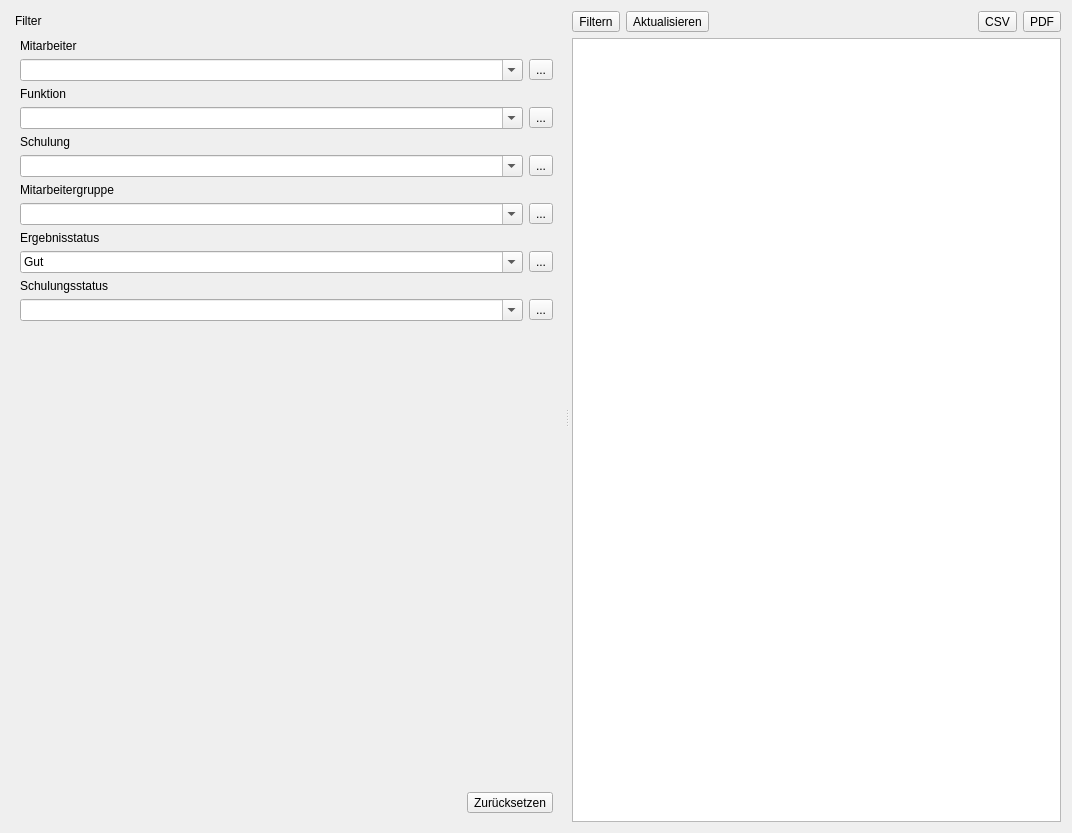
<?xml version="1.0" encoding="UTF-8"?>
<ui version="4.0">
 <class>QMQualiResultWidget</class>
 <widget class="QWidget" name="QMQualiResultWidget">
  <property name="geometry">
   <rect>
    <x>0</x>
    <y>0</y>
    <width>1072</width>
    <height>833</height>
   </rect>
  </property>
  <property name="minimumSize">
   <size>
    <width>0</width>
    <height>0</height>
   </size>
  </property>
  <property name="windowTitle">
   <string>Form</string>
  </property>
  <layout class="QGridLayout" name="gridLayout">
   <item row="0" column="0">
    <widget class="QSplitter" name="splitter">
     <property name="orientation">
      <enum>Qt::Horizontal</enum>
     </property>
     <property name="handleWidth">
      <number>10</number>
     </property>
     <widget class="QDockWidget" name="dwFilter">
      <property name="sizePolicy">
       <sizepolicy hsizetype="Preferred" vsizetype="Preferred">
        <horstretch>0</horstretch>
        <verstretch>0</verstretch>
       </sizepolicy>
      </property>
      <property name="minimumSize">
       <size>
        <width>300</width>
        <height>522</height>
       </size>
      </property>
      <property name="maximumSize">
       <size>
        <width>524287</width>
        <height>524287</height>
       </size>
      </property>
      <property name="floating">
       <bool>false</bool>
      </property>
      <property name="features">
       <set>QDockWidget::NoDockWidgetFeatures</set>
      </property>
      <property name="allowedAreas">
       <set>Qt::AllDockWidgetAreas</set>
      </property>
      <property name="windowTitle">
       <string>Filter</string>
      </property>
      <widget class="QWidget" name="dockWidgetContents">
       <layout class="QGridLayout" name="gridLayout_2">
        <item row="0" column="0">
         <widget class="QLabel" name="label">
          <property name="text">
           <string>Mitarbeiter</string>
          </property>
         </widget>
        </item>
        <item row="1" column="0">
         <layout class="QHBoxLayout" name="horizontalLayout_9">
          <item>
           <widget class="QComboBox" name="cbFilterEmployee">
            <property name="sizePolicy">
             <sizepolicy hsizetype="Preferred" vsizetype="Preferred">
              <horstretch>0</horstretch>
              <verstretch>0</verstretch>
             </sizepolicy>
            </property>
            <property name="editable">
             <bool>true</bool>
            </property>
            <property name="insertPolicy">
             <enum>QComboBox::NoInsert</enum>
            </property>
           </widget>
          </item>
          <item>
           <widget class="QToolButton" name="tbResetEmployee">
            <property name="toolTip">
             <string>Zurücksetzen</string>
            </property>
            <property name="text">
             <string>...</string>
            </property>
            <property name="icon">
             <iconset resource="../icons.qrc">
              <normaloff>:/icons/icons/edit-reset.svg</normaloff>:/icons/icons/edit-reset.svg</iconset>
            </property>
            <property name="iconSize">
             <size>
              <width>22</width>
              <height>22</height>
             </size>
            </property>
           </widget>
          </item>
         </layout>
        </item>
        <item row="2" column="0">
         <widget class="QLabel" name="label_2">
          <property name="text">
           <string>Funktion</string>
          </property>
         </widget>
        </item>
        <item row="3" column="0">
         <layout class="QHBoxLayout" name="horizontalLayout_8">
          <item>
           <widget class="QComboBox" name="cbFilterFunc">
            <property name="sizePolicy">
             <sizepolicy hsizetype="Preferred" vsizetype="Preferred">
              <horstretch>0</horstretch>
              <verstretch>0</verstretch>
             </sizepolicy>
            </property>
            <property name="editable">
             <bool>true</bool>
            </property>
            <property name="insertPolicy">
             <enum>QComboBox::NoInsert</enum>
            </property>
           </widget>
          </item>
          <item>
           <widget class="QToolButton" name="tbResetFunc">
            <property name="toolTip">
             <string>Zurücksetzen</string>
            </property>
            <property name="text">
             <string>...</string>
            </property>
            <property name="icon">
             <iconset resource="../icons.qrc">
              <normaloff>:/icons/icons/edit-reset.svg</normaloff>:/icons/icons/edit-reset.svg</iconset>
            </property>
            <property name="iconSize">
             <size>
              <width>22</width>
              <height>22</height>
             </size>
            </property>
           </widget>
          </item>
         </layout>
        </item>
        <item row="4" column="0">
         <widget class="QLabel" name="label_3">
          <property name="text">
           <string>Schulung</string>
          </property>
         </widget>
        </item>
        <item row="5" column="0">
         <layout class="QHBoxLayout" name="horizontalLayout_7">
          <item>
           <widget class="QComboBox" name="cbFilterTrain">
            <property name="sizePolicy">
             <sizepolicy hsizetype="Preferred" vsizetype="Preferred">
              <horstretch>0</horstretch>
              <verstretch>0</verstretch>
             </sizepolicy>
            </property>
            <property name="editable">
             <bool>true</bool>
            </property>
            <property name="insertPolicy">
             <enum>QComboBox::NoInsert</enum>
            </property>
           </widget>
          </item>
          <item>
           <widget class="QToolButton" name="tbResetTrain">
            <property name="toolTip">
             <string>Zurücksetzen</string>
            </property>
            <property name="text">
             <string>...</string>
            </property>
            <property name="icon">
             <iconset resource="../icons.qrc">
              <normaloff>:/icons/icons/edit-reset.svg</normaloff>:/icons/icons/edit-reset.svg</iconset>
            </property>
            <property name="iconSize">
             <size>
              <width>22</width>
              <height>22</height>
             </size>
            </property>
           </widget>
          </item>
         </layout>
        </item>
        <item row="6" column="0">
         <widget class="QLabel" name="label_6">
          <property name="text">
           <string>Mitarbeitergruppe</string>
          </property>
         </widget>
        </item>
        <item row="7" column="0">
         <layout class="QHBoxLayout" name="horizontalLayout_6">
          <item>
           <widget class="QComboBox" name="cbFilterEmployeeGroup">
            <property name="sizePolicy">
             <sizepolicy hsizetype="Preferred" vsizetype="Preferred">
              <horstretch>0</horstretch>
              <verstretch>0</verstretch>
             </sizepolicy>
            </property>
            <property name="editable">
             <bool>true</bool>
            </property>
            <property name="insertPolicy">
             <enum>QComboBox::NoInsert</enum>
            </property>
           </widget>
          </item>
          <item>
           <widget class="QToolButton" name="tbResetEmployeeGroup">
            <property name="toolTip">
             <string>Zurücksetzen</string>
            </property>
            <property name="text">
             <string>...</string>
            </property>
            <property name="icon">
             <iconset resource="../icons.qrc">
              <normaloff>:/icons/icons/edit-reset.svg</normaloff>:/icons/icons/edit-reset.svg</iconset>
            </property>
            <property name="iconSize">
             <size>
              <width>22</width>
              <height>22</height>
             </size>
            </property>
           </widget>
          </item>
         </layout>
        </item>
        <item row="8" column="0">
         <widget class="QLabel" name="label_4">
          <property name="text">
           <string>Ergebnisstatus</string>
          </property>
         </widget>
        </item>
        <item row="9" column="0">
         <layout class="QHBoxLayout" name="horizontalLayout_5">
          <item>
           <widget class="QComboBox" name="cbTrainResultState">
            <property name="sizePolicy">
             <sizepolicy hsizetype="Preferred" vsizetype="Preferred">
              <horstretch>0</horstretch>
              <verstretch>0</verstretch>
             </sizepolicy>
            </property>
            <property name="editable">
             <bool>true</bool>
            </property>
            <property name="currentText">
             <string>Gut</string>
            </property>
            <property name="insertPolicy">
             <enum>QComboBox::NoInsert</enum>
            </property>
            <item>
             <property name="text">
              <string>Gut</string>
             </property>
            </item>
            <item>
             <property name="text">
              <string>Ausreichend</string>
             </property>
            </item>
            <item>
             <property name="text">
              <string>Schlecht</string>
             </property>
            </item>
           </widget>
          </item>
          <item>
           <widget class="QToolButton" name="tbResetTrainResultState">
            <property name="toolTip">
             <string>Zurücksetzen</string>
            </property>
            <property name="text">
             <string>...</string>
            </property>
            <property name="icon">
             <iconset resource="../icons.qrc">
              <normaloff>:/icons/icons/edit-reset.svg</normaloff>:/icons/icons/edit-reset.svg</iconset>
            </property>
            <property name="iconSize">
             <size>
              <width>22</width>
              <height>22</height>
             </size>
            </property>
           </widget>
          </item>
         </layout>
        </item>
        <item row="10" column="0">
         <widget class="QLabel" name="label_5">
          <property name="text">
           <string>Schulungsstatus</string>
          </property>
         </widget>
        </item>
        <item row="11" column="0">
         <layout class="QHBoxLayout" name="horizontalLayout_4">
          <item>
           <widget class="QComboBox" name="cbTrainStateFilter">
            <property name="sizePolicy">
             <sizepolicy hsizetype="Preferred" vsizetype="Preferred">
              <horstretch>0</horstretch>
              <verstretch>0</verstretch>
             </sizepolicy>
            </property>
            <property name="editable">
             <bool>true</bool>
            </property>
            <property name="insertPolicy">
             <enum>QComboBox::NoInsert</enum>
            </property>
           </widget>
          </item>
          <item>
           <widget class="QToolButton" name="tbResetTrainState">
            <property name="toolTip">
             <string>Zurücksetzen</string>
            </property>
            <property name="text">
             <string>...</string>
            </property>
            <property name="icon">
             <iconset resource="../icons.qrc">
              <normaloff>:/icons/icons/edit-reset.svg</normaloff>:/icons/icons/edit-reset.svg</iconset>
            </property>
            <property name="iconSize">
             <size>
              <width>22</width>
              <height>22</height>
             </size>
            </property>
           </widget>
          </item>
         </layout>
        </item>
        <item row="12" column="0">
         <spacer name="verticalSpacer">
          <property name="orientation">
           <enum>Qt::Vertical</enum>
          </property>
          <property name="sizeHint" stdset="0">
           <size>
            <width>20</width>
            <height>284</height>
           </size>
          </property>
         </spacer>
        </item>
        <item row="13" column="0">
         <layout class="QHBoxLayout" name="horizontalLayout">
          <item>
           <spacer name="horizontalSpacer">
            <property name="orientation">
             <enum>Qt::Horizontal</enum>
            </property>
            <property name="sizeHint" stdset="0">
             <size>
              <width>130</width>
              <height>20</height>
             </size>
            </property>
           </spacer>
          </item>
          <item>
           <widget class="QToolButton" name="tbFilterReset">
            <property name="text">
             <string>Zurücksetzen</string>
            </property>
            <property name="icon">
             <iconset resource="../icons.qrc">
              <normaloff>:/icons/icons/edit-reset.svg</normaloff>:/icons/icons/edit-reset.svg</iconset>
            </property>
            <property name="iconSize">
             <size>
              <width>22</width>
              <height>22</height>
             </size>
            </property>
            <property name="toolButtonStyle">
             <enum>Qt::ToolButtonTextBesideIcon</enum>
            </property>
           </widget>
          </item>
         </layout>
        </item>
       </layout>
      </widget>
     </widget>
     <widget class="QWidget" name="layoutWidget">
      <layout class="QVBoxLayout" name="verticalLayout">
       <item>
        <layout class="QHBoxLayout" name="horizontalLayout_3">
         <item>
          <widget class="QToolButton" name="tbFilterVisible">
           <property name="text">
            <string>Filtern</string>
           </property>
           <property name="icon">
            <iconset resource="../icons.qrc">
             <normaloff>:/icons/icons/view-filter.svg</normaloff>:/icons/icons/view-filter.svg</iconset>
           </property>
           <property name="iconSize">
            <size>
             <width>22</width>
             <height>22</height>
            </size>
           </property>
           <property name="toolButtonStyle">
            <enum>Qt::ToolButtonTextBesideIcon</enum>
           </property>
          </widget>
         </item>
         <item>
          <widget class="QToolButton" name="tbUpdate">
           <property name="text">
            <string>Aktualisieren</string>
           </property>
           <property name="icon">
            <iconset resource="../icons.qrc">
             <normaloff>:/icons/icons/update-none.svg</normaloff>:/icons/icons/update-none.svg</iconset>
           </property>
           <property name="iconSize">
            <size>
             <width>22</width>
             <height>22</height>
            </size>
           </property>
           <property name="toolButtonStyle">
            <enum>Qt::ToolButtonTextBesideIcon</enum>
           </property>
          </widget>
         </item>
         <item>
          <spacer name="horizontalSpacer_2">
           <property name="orientation">
            <enum>Qt::Horizontal</enum>
           </property>
           <property name="sizeHint" stdset="0">
            <size>
             <width>40</width>
             <height>20</height>
            </size>
           </property>
          </spacer>
         </item>
         <item>
          <widget class="QToolButton" name="tbSaveToCsv">
           <property name="text">
            <string>CSV</string>
           </property>
           <property name="icon">
            <iconset resource="../icons.qrc">
             <normaloff>:/icons/icons/text-csv.svg</normaloff>:/icons/icons/text-csv.svg</iconset>
           </property>
           <property name="iconSize">
            <size>
             <width>22</width>
             <height>22</height>
            </size>
           </property>
           <property name="toolButtonStyle">
            <enum>Qt::ToolButtonTextBesideIcon</enum>
           </property>
          </widget>
         </item>
         <item>
          <widget class="QToolButton" name="tbSaveToPDF">
           <property name="text">
            <string>PDF</string>
           </property>
           <property name="icon">
            <iconset resource="../icons.qrc">
             <normaloff>:/icons/icons/application-pdf.svg</normaloff>:/icons/icons/application-pdf.svg</iconset>
           </property>
           <property name="iconSize">
            <size>
             <width>22</width>
             <height>22</height>
            </size>
           </property>
           <property name="toolButtonStyle">
            <enum>Qt::ToolButtonTextBesideIcon</enum>
           </property>
          </widget>
         </item>
        </layout>
       </item>
       <item>
        <layout class="QHBoxLayout" name="horizontalLayout_2" stretch="2">
         <item>
          <widget class="QTableView" name="tvQualiResult">
           <property name="alternatingRowColors">
            <bool>false</bool>
           </property>
           <property name="selectionMode">
            <enum>QAbstractItemView::SingleSelection</enum>
           </property>
           <property name="selectionBehavior">
            <enum>QAbstractItemView::SelectRows</enum>
           </property>
           <property name="sortingEnabled">
            <bool>true</bool>
           </property>
           <attribute name="horizontalHeaderDefaultSectionSize">
            <number>200</number>
           </attribute>
          </widget>
         </item>
        </layout>
       </item>
      </layout>
     </widget>
    </widget>
   </item>
  </layout>
 </widget>
 <resources>
  <include location="../icons.qrc"/>
 </resources>
 <connections>
  <connection>
   <sender>tbSaveToPDF</sender>
   <signal>clicked()</signal>
   <receiver>QMQualiResultWidget</receiver>
   <slot>printToPDF()</slot>
   <hints>
    <hint type="sourcelabel">
     <x>1021</x>
     <y>33</y>
    </hint>
    <hint type="destinationlabel">
     <x>535</x>
     <y>416</y>
    </hint>
   </hints>
  </connection>
  <connection>
   <sender>tbSaveToCsv</sender>
   <signal>clicked()</signal>
   <receiver>QMQualiResultWidget</receiver>
   <slot>saveToCsv()</slot>
   <hints>
    <hint type="sourcelabel">
     <x>952</x>
     <y>33</y>
    </hint>
    <hint type="destinationlabel">
     <x>535</x>
     <y>416</y>
    </hint>
   </hints>
  </connection>
  <connection>
   <sender>tbFilterVisible</sender>
   <signal>clicked()</signal>
   <receiver>QMQualiResultWidget</receiver>
   <slot>switchFilterVisibility()</slot>
   <hints>
    <hint type="sourcelabel">
     <x>317</x>
     <y>30</y>
    </hint>
    <hint type="destinationlabel">
     <x>535</x>
     <y>416</y>
    </hint>
   </hints>
  </connection>
  <connection>
   <sender>tbFilterReset</sender>
   <signal>clicked()</signal>
   <receiver>QMQualiResultWidget</receiver>
   <slot>resetFilter()</slot>
   <hints>
    <hint type="sourcelabel">
     <x>100</x>
     <y>788</y>
    </hint>
    <hint type="destinationlabel">
     <x>535</x>
     <y>416</y>
    </hint>
   </hints>
  </connection>
  <connection>
   <sender>tbUpdate</sender>
   <signal>clicked()</signal>
   <receiver>QMQualiResultWidget</receiver>
   <slot>updateFilterAndCalculate()</slot>
   <hints>
    <hint type="sourcelabel">
     <x>233</x>
     <y>788</y>
    </hint>
    <hint type="destinationlabel">
     <x>535</x>
     <y>416</y>
    </hint>
   </hints>
  </connection>
  <connection>
   <sender>dwFilter</sender>
   <signal>visibilityChanged(bool)</signal>
   <receiver>QMQualiResultWidget</receiver>
   <slot>filterVisibilityChanged()</slot>
   <hints>
    <hint type="sourcelabel">
     <x>161</x>
     <y>416</y>
    </hint>
    <hint type="destinationlabel">
     <x>535</x>
     <y>416</y>
    </hint>
   </hints>
  </connection>
  <connection>
   <sender>tbResetEmployee</sender>
   <signal>clicked()</signal>
   <receiver>QMQualiResultWidget</receiver>
   <slot>resetEmployee()</slot>
   <hints>
    <hint type="sourcelabel">
     <x>438</x>
     <y>87</y>
    </hint>
    <hint type="destinationlabel">
     <x>535</x>
     <y>416</y>
    </hint>
   </hints>
  </connection>
  <connection>
   <sender>tbResetEmployeeGroup</sender>
   <signal>clicked()</signal>
   <receiver>QMQualiResultWidget</receiver>
   <slot>resetEmployeeGroup()</slot>
   <hints>
    <hint type="sourcelabel">
     <x>438</x>
     <y>303</y>
    </hint>
    <hint type="destinationlabel">
     <x>535</x>
     <y>416</y>
    </hint>
   </hints>
  </connection>
  <connection>
   <sender>tbResetFunc</sender>
   <signal>clicked()</signal>
   <receiver>QMQualiResultWidget</receiver>
   <slot>resetFunc()</slot>
   <hints>
    <hint type="sourcelabel">
     <x>438</x>
     <y>159</y>
    </hint>
    <hint type="destinationlabel">
     <x>535</x>
     <y>416</y>
    </hint>
   </hints>
  </connection>
  <connection>
   <sender>tbResetTrain</sender>
   <signal>clicked()</signal>
   <receiver>QMQualiResultWidget</receiver>
   <slot>resetTrain()</slot>
   <hints>
    <hint type="sourcelabel">
     <x>438</x>
     <y>231</y>
    </hint>
    <hint type="destinationlabel">
     <x>535</x>
     <y>416</y>
    </hint>
   </hints>
  </connection>
  <connection>
   <sender>tbResetTrainResultState</sender>
   <signal>clicked()</signal>
   <receiver>QMQualiResultWidget</receiver>
   <slot>resetTrainResultState()</slot>
   <hints>
    <hint type="sourcelabel">
     <x>438</x>
     <y>375</y>
    </hint>
    <hint type="destinationlabel">
     <x>535</x>
     <y>416</y>
    </hint>
   </hints>
  </connection>
  <connection>
   <sender>tbResetTrainState</sender>
   <signal>clicked()</signal>
   <receiver>QMQualiResultWidget</receiver>
   <slot>resetTrainState()</slot>
   <hints>
    <hint type="sourcelabel">
     <x>438</x>
     <y>447</y>
    </hint>
    <hint type="destinationlabel">
     <x>535</x>
     <y>416</y>
    </hint>
   </hints>
  </connection>
 </connections>
 <slots>
  <slot>updateFilterAndCalculate()</slot>
  <slot>switchFilterVisibility()</slot>
  <slot>printToPDF()</slot>
  <slot>resetFilter()</slot>
  <slot>saveToCsv()</slot>
  <slot>filterVisibilityChanged()</slot>
  <slot>resetEmployee()</slot>
  <slot>resetFunc()</slot>
  <slot>resetTrain()</slot>
  <slot>resetEmployeeGroup()</slot>
  <slot>resetTrainResultState()</slot>
  <slot>resetTrainState()</slot>
 </slots>
</ui>
